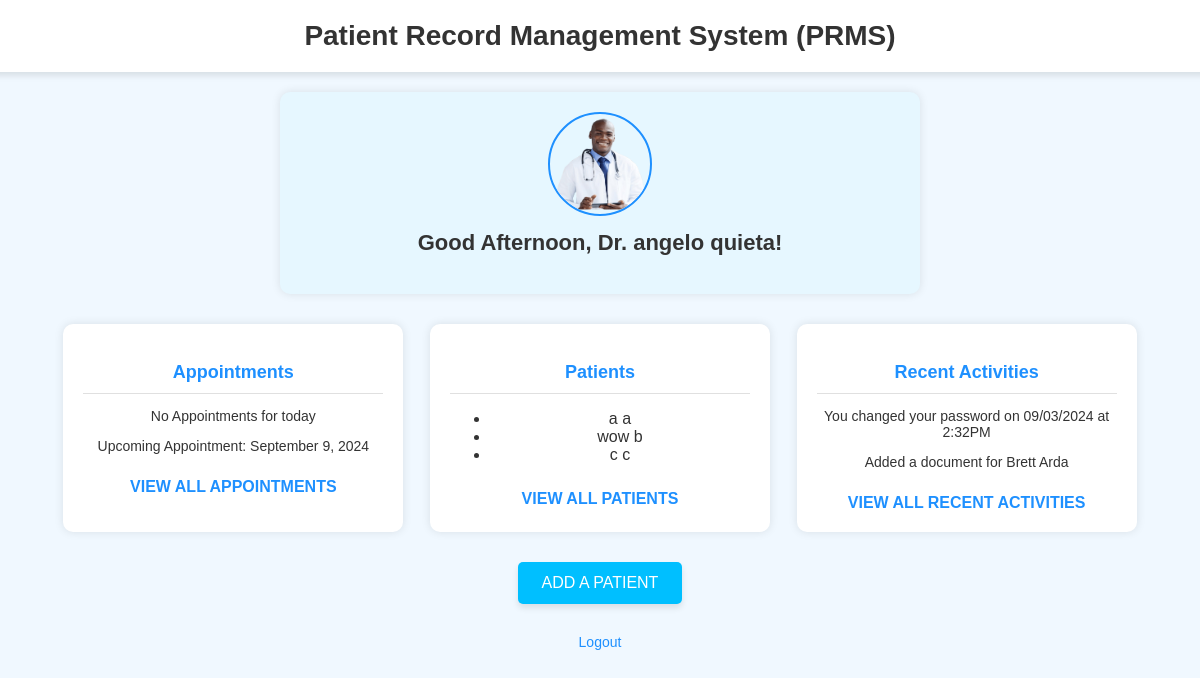
Before: /home/ (signed in) with the older database file.
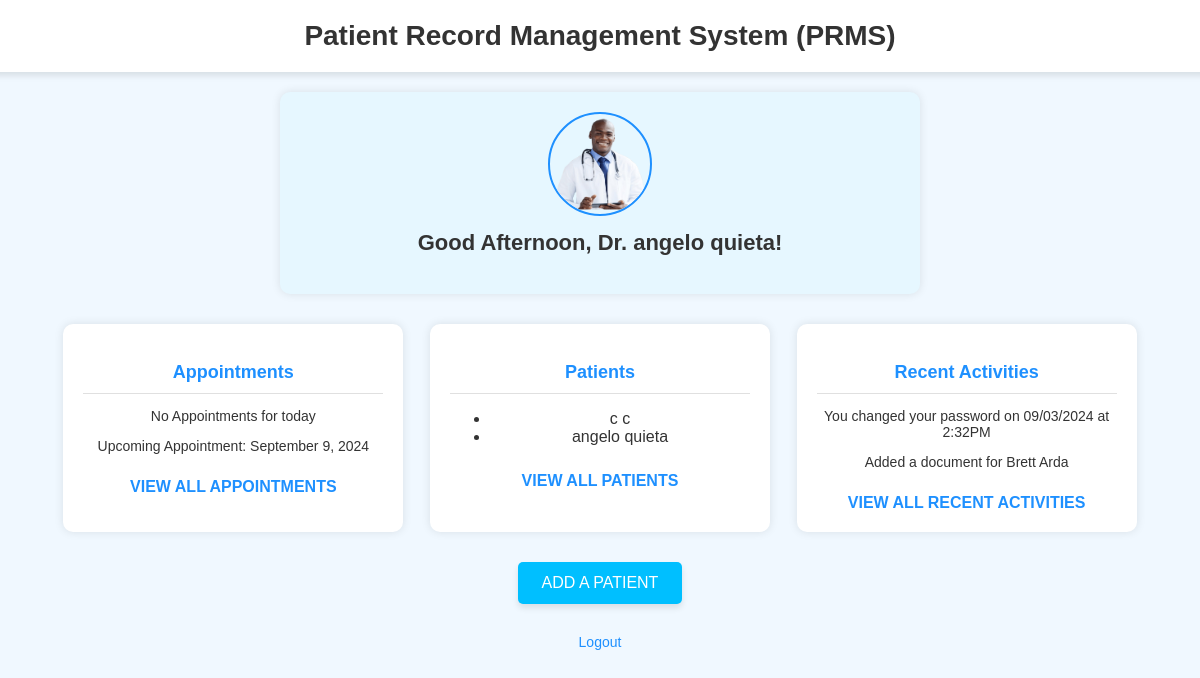
After: the same page with the newer database file.
### doctor/models.py (models this page shows, shortened)
class Patient(models.Model):
    doctor = models.ForeignKey(Doctor, on_delete=models.CASCADE, related_name='patients')
    first_name = models.CharField(max_length=50)
    last_name = models.CharField(max_length=50)
    age = models.IntegerField()
    sex = models.CharField(max_length=10, default="Unknown")
    contact_information = models.CharField(max_length=50, default="Not Provided")
    medical_history = models.TextField()
    created_at = models.DateTimeField(default=timezone.now)

### doctor/views.py (the view)
# urls.py: path('home/', views.doctor_home_view, name='home'),
def doctor_home_view(request):
    doctor_id = request.session.get('doctor_id')
    if doctor_id is None:
        return redirect('login')
    doctor = get_object_or_404(Doctor, id=doctor_id)
    patients = doctor.patients.all().order_by('-created_at')
    return render(request, 'home.html', {'doctor': doctor, 'patients': patients})

### doctor/templates/home.html (shortened to what this page needs)
{% load static %}
<!DOCTYPE html>
<html lang="en">
<head>
    <link rel="stylesheet" href="{% static 'home.css' %}">
</head>
<body>
    <header>
        <h1>Patient Record Management System (PRMS)</h1>
    </header>
    <section class="profile-section">
        <img src="{% static 'images/profile-placeholder.png' %}" alt="Profile Picture" class="profile-picture">
        <h2>Good Afternoon, Dr. {{ doctor.first_name }} {{ doctor.last_name }}!</h2>
    </section>
    <main class="content-container">
        <article class="card appointments-card">
            <h3>Appointments</h3>
            <p>No Appointments for today</p>
            <p>Upcoming Appointment: September 9, 2024</p>
            <a href="{% url 'appointments' %}" class="view-link">VIEW ALL APPOINTMENTS</a>
        </article>
        <article class="card patients-card">
            <h3>Patients</h3>
            <ul>
                {% for patient in patients|slice:":4" %}
                    <li>{{ patient.first_name }} {{ patient.last_name }}</li>
                {% empty %}
                    <p>No Patients Found.</p>
                {% endfor %}
            </ul>
            <a href="{% url 'patients' %}" class="view-link">VIEW ALL PATIENTS</a>
        </article>
        <article class="card activities-card">
            <h3>Recent Activities</h3>
            <p>You changed your password on 09/03/2024 at 2:32PM</p>
            <p>Added a document for Brett Arda</p>
            <a href="{% url 'activities' %}" class="view-link">VIEW ALL RECENT ACTIVITIES</a>
        </article>
    </main>
    <div class="add-button-container">
        <a href="{% url 'add_patient' %}" class="add-patient-btn">ADD A PATIENT</a>
    </div>
    <footer>
        <a href="{% url 'logout' %}" class="logout-link">Logout</a>
    </footer>
</body>
</html>

Changed rows visible on the page:
removed Patient: first_name "a", last_name "a"
removed Patient: first_name "wow", last_name "b"
added Patient: first_name "angelo", last_name "quieta"
